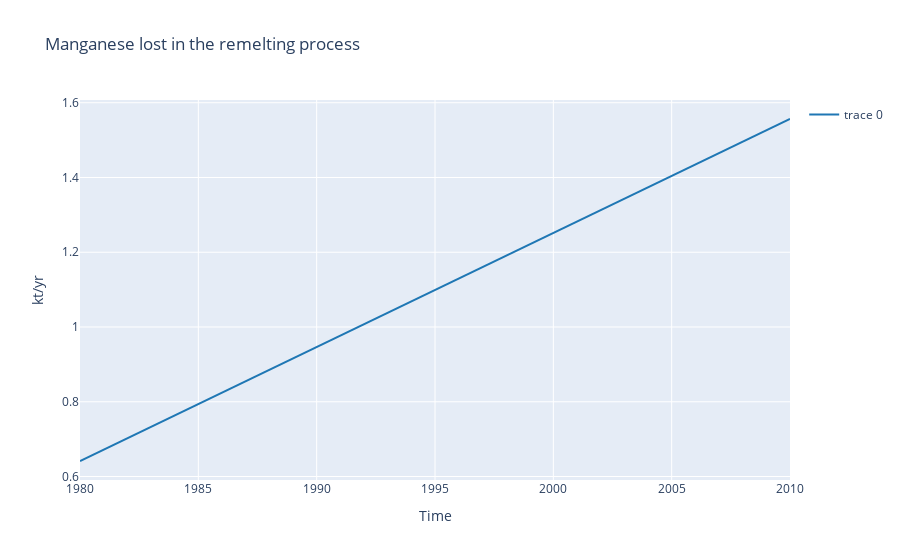

Here is the notebook cell this chart was saved with:
### Markdown cell above
**How much manganese is lost in the remelting process assuming that all available scrap is remelted?**

### Code cell
manganese_to_slag = mfa_example.flows['remelting => slag piles']['Mn']

plotter = PlotlyArrayPlotter(
    array=manganese_to_slag,
    intra_line_dim='Time',
    ylabel='kt/yr',
    title='Manganese lost in the remelting process')
fig = plotter.plot(do_show=True)

### Figure 1 — Plotly figure (JSON) as saved in the notebook; plotly's stock layout.template omitted (floating-point values rounded to 4 significant figures)
{"data": [{"line": {"color": "rgb(31, 119, 180)"}, "showlegend": true, "type": "scatter", "x": [1980, 1981, 1982, 1983, 1984, 1985, 1986, 1987, 1988, 1989, 1990, 1991, 1992, 1993, 1994, 1995, 1996, 1997, 1998, 1999, 2000, 2001, 2002, 2003, 2004, 2005, 2006, 2007, 2008, 2009, 2010], "xaxis": "x", "y": [0.6415, 0.672, 0.7025, 0.733, 0.7635, 0.794, 0.8245, 0.855, 0.8855, 0.916, 0.9465, 0.977, 1.008, 1.038, 1.069, 1.099, 1.13, 1.16, 1.191, 1.221, 1.252, 1.282, 1.312, 1.343, 1.373, 1.404, 1.435, 1.465, 1.496, 1.526, 1.557], "yaxis": "y"}], "layout": {"title": {"text": "Manganese lost in the remelting process"}, "xaxis": {"anchor": "y", "domain": [0, 1], "title": {"text": "Time"}}, "yaxis": {"anchor": "x", "domain": [0, 1], "title": {"text": "kt/yr"}}}}
